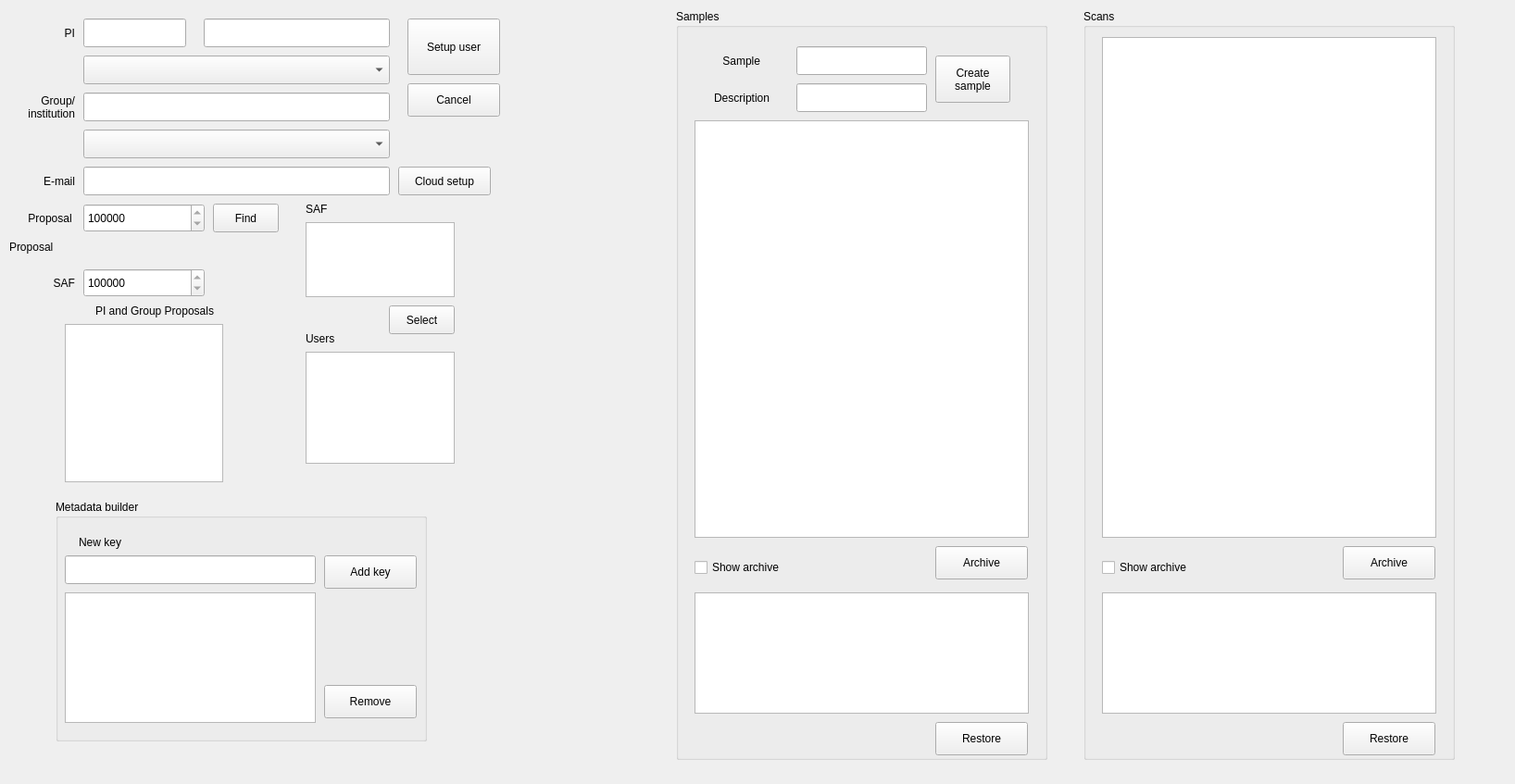
<?xml version="1.0" encoding="UTF-8"?>
<ui version="4.0">
 <class>Form</class>
 <widget class="QWidget" name="Form">
  <property name="geometry">
   <rect>
    <x>0</x>
    <y>0</y>
    <width>1636</width>
    <height>847</height>
   </rect>
  </property>
  <property name="windowTitle">
   <string>Form</string>
  </property>
  <widget class="QLabel" name="label">
   <property name="geometry">
    <rect>
     <x>50</x>
     <y>20</y>
     <width>31</width>
     <height>31</height>
    </rect>
   </property>
   <property name="text">
    <string>PI</string>
   </property>
   <property name="alignment">
    <set>Qt::AlignRight|Qt::AlignTrailing|Qt::AlignVCenter</set>
   </property>
  </widget>
  <widget class="QLabel" name="label_2">
   <property name="geometry">
    <rect>
     <x>10</x>
     <y>100</y>
     <width>71</width>
     <height>31</height>
    </rect>
   </property>
   <property name="text">
    <string>Group/
institution</string>
   </property>
   <property name="alignment">
    <set>Qt::AlignRight|Qt::AlignTrailing|Qt::AlignVCenter</set>
   </property>
  </widget>
  <widget class="QGroupBox" name="groupBox">
   <property name="geometry">
    <rect>
     <x>730</x>
     <y>10</y>
     <width>401</width>
     <height>811</height>
    </rect>
   </property>
   <property name="title">
    <string>Samples</string>
   </property>
   <widget class="QPushButton" name="pushButton_archive_samples">
    <property name="geometry">
     <rect>
      <x>280</x>
      <y>580</y>
      <width>100</width>
      <height>36</height>
     </rect>
    </property>
    <property name="text">
     <string>Archive</string>
    </property>
   </widget>
   <widget class="QPushButton" name="pushButton_restore_samples">
    <property name="enabled">
     <bool>true</bool>
    </property>
    <property name="geometry">
     <rect>
      <x>280</x>
      <y>770</y>
      <width>100</width>
      <height>36</height>
     </rect>
    </property>
    <property name="text">
     <string>Restore</string>
    </property>
   </widget>
   <widget class="QCheckBox" name="checkBox_show_archived_samples">
    <property name="geometry">
     <rect>
      <x>20</x>
      <y>590</y>
      <width>141</width>
      <height>26</height>
     </rect>
    </property>
    <property name="text">
     <string>Show archive</string>
    </property>
   </widget>
   <widget class="QListWidget" name="listWidget_samples_archived">
    <property name="enabled">
     <bool>true</bool>
    </property>
    <property name="geometry">
     <rect>
      <x>20</x>
      <y>630</y>
      <width>361</width>
      <height>131</height>
     </rect>
    </property>
    <property name="selectionMode">
     <enum>QAbstractItemView::ExtendedSelection</enum>
    </property>
   </widget>
   <widget class="QLineEdit" name="lineEdit_sample_comment">
    <property name="geometry">
     <rect>
      <x>130</x>
      <y>80</y>
      <width>141</width>
      <height>31</height>
     </rect>
    </property>
    <property name="readOnly">
     <bool>false</bool>
    </property>
   </widget>
   <widget class="QLineEdit" name="lineEdit_sample_name">
    <property name="geometry">
     <rect>
      <x>130</x>
      <y>40</y>
      <width>141</width>
      <height>31</height>
     </rect>
    </property>
    <property name="readOnly">
     <bool>false</bool>
    </property>
    <property name="clearButtonEnabled">
     <bool>false</bool>
    </property>
   </widget>
   <widget class="QLabel" name="label_11">
    <property name="geometry">
     <rect>
      <x>20</x>
      <y>80</y>
      <width>81</width>
      <height>31</height>
     </rect>
    </property>
    <property name="text">
     <string>Description</string>
    </property>
    <property name="alignment">
     <set>Qt::AlignRight|Qt::AlignTrailing|Qt::AlignVCenter</set>
    </property>
   </widget>
   <widget class="QLabel" name="label_10">
    <property name="geometry">
     <rect>
      <x>20</x>
      <y>40</y>
      <width>71</width>
      <height>31</height>
     </rect>
    </property>
    <property name="text">
     <string>Sample</string>
    </property>
    <property name="alignment">
     <set>Qt::AlignRight|Qt::AlignTrailing|Qt::AlignVCenter</set>
    </property>
   </widget>
   <widget class="QPushButton" name="push_create_sample">
    <property name="geometry">
     <rect>
      <x>280</x>
      <y>50</y>
      <width>81</width>
      <height>51</height>
     </rect>
    </property>
    <property name="text">
     <string>Create
sample</string>
    </property>
   </widget>
   <widget class="QListWidget" name="listWidget_samples">
    <property name="geometry">
     <rect>
      <x>20</x>
      <y>120</y>
      <width>361</width>
      <height>451</height>
     </rect>
    </property>
    <property name="selectionMode">
     <enum>QAbstractItemView::ExtendedSelection</enum>
    </property>
   </widget>
  </widget>
  <widget class="QGroupBox" name="groupBox_3">
   <property name="geometry">
    <rect>
     <x>60</x>
     <y>540</y>
     <width>401</width>
     <height>261</height>
    </rect>
   </property>
   <property name="title">
    <string>Metadata builder </string>
   </property>
   <widget class="QListWidget" name="listWidget_metadata">
    <property name="geometry">
     <rect>
      <x>10</x>
      <y>100</y>
      <width>271</width>
      <height>141</height>
     </rect>
    </property>
   </widget>
   <widget class="QLabel" name="label_3">
    <property name="geometry">
     <rect>
      <x>10</x>
      <y>30</y>
      <width>61</width>
      <height>31</height>
     </rect>
    </property>
    <property name="text">
     <string>New key</string>
    </property>
    <property name="alignment">
     <set>Qt::AlignRight|Qt::AlignTrailing|Qt::AlignVCenter</set>
    </property>
   </widget>
   <widget class="QPushButton" name="pushButton_remove_metadata_key">
    <property name="geometry">
     <rect>
      <x>290</x>
      <y>200</y>
      <width>100</width>
      <height>36</height>
     </rect>
    </property>
    <property name="text">
     <string>Remove</string>
    </property>
   </widget>
   <widget class="QPushButton" name="pushButton_add_metadata_key">
    <property name="geometry">
     <rect>
      <x>290</x>
      <y>60</y>
      <width>100</width>
      <height>36</height>
     </rect>
    </property>
    <property name="text">
     <string>Add key</string>
    </property>
   </widget>
   <widget class="QLineEdit" name="lineEdit_new_metadata_key">
    <property name="geometry">
     <rect>
      <x>10</x>
      <y>60</y>
      <width>271</width>
      <height>31</height>
     </rect>
    </property>
    <property name="readOnly">
     <bool>false</bool>
    </property>
   </widget>
  </widget>
  <widget class="QPushButton" name="pushButton_setup_user">
   <property name="geometry">
    <rect>
     <x>440</x>
     <y>20</y>
     <width>100</width>
     <height>61</height>
    </rect>
   </property>
   <property name="text">
    <string>Setup user</string>
   </property>
   <property name="checkable">
    <bool>true</bool>
   </property>
  </widget>
  <widget class="QGroupBox" name="groupBox_2">
   <property name="geometry">
    <rect>
     <x>1170</x>
     <y>10</y>
     <width>401</width>
     <height>811</height>
    </rect>
   </property>
   <property name="title">
    <string>Scans</string>
   </property>
   <widget class="QListWidget" name="listWidget_scans">
    <property name="geometry">
     <rect>
      <x>20</x>
      <y>30</y>
      <width>361</width>
      <height>541</height>
     </rect>
    </property>
    <property name="selectionMode">
     <enum>QAbstractItemView::ExtendedSelection</enum>
    </property>
   </widget>
   <widget class="QPushButton" name="pushButton_archive_scans">
    <property name="geometry">
     <rect>
      <x>280</x>
      <y>580</y>
      <width>100</width>
      <height>36</height>
     </rect>
    </property>
    <property name="text">
     <string>Archive</string>
    </property>
   </widget>
   <widget class="QPushButton" name="pushButton_restore_scans">
    <property name="enabled">
     <bool>true</bool>
    </property>
    <property name="geometry">
     <rect>
      <x>280</x>
      <y>770</y>
      <width>100</width>
      <height>36</height>
     </rect>
    </property>
    <property name="text">
     <string>Restore</string>
    </property>
   </widget>
   <widget class="QCheckBox" name="checkBox_show_archived_scans">
    <property name="geometry">
     <rect>
      <x>20</x>
      <y>590</y>
      <width>141</width>
      <height>26</height>
     </rect>
    </property>
    <property name="text">
     <string>Show archive</string>
    </property>
   </widget>
   <widget class="QListWidget" name="listWidget_scans_archived">
    <property name="enabled">
     <bool>true</bool>
    </property>
    <property name="geometry">
     <rect>
      <x>20</x>
      <y>630</y>
      <width>361</width>
      <height>131</height>
     </rect>
    </property>
    <property name="selectionMode">
     <enum>QAbstractItemView::ExtendedSelection</enum>
    </property>
   </widget>
  </widget>
  <widget class="QComboBox" name="comboBox_affiliations">
   <property name="geometry">
    <rect>
     <x>90</x>
     <y>140</y>
     <width>331</width>
     <height>31</height>
    </rect>
   </property>
  </widget>
  <widget class="QLabel" name="label_4">
   <property name="geometry">
    <rect>
     <x>10</x>
     <y>220</y>
     <width>71</width>
     <height>31</height>
    </rect>
   </property>
   <property name="text">
    <string>Proposal </string>
   </property>
   <property name="alignment">
    <set>Qt::AlignRight|Qt::AlignTrailing|Qt::AlignVCenter</set>
   </property>
  </widget>
  <widget class="QLabel" name="label_5">
   <property name="geometry">
    <rect>
     <x>40</x>
     <y>290</y>
     <width>41</width>
     <height>31</height>
    </rect>
   </property>
   <property name="text">
    <string>SAF</string>
   </property>
   <property name="alignment">
    <set>Qt::AlignRight|Qt::AlignTrailing|Qt::AlignVCenter</set>
   </property>
  </widget>
  <widget class="QComboBox" name="comboBox_users">
   <property name="geometry">
    <rect>
     <x>90</x>
     <y>60</y>
     <width>331</width>
     <height>31</height>
    </rect>
   </property>
  </widget>
  <widget class="QListWidget" name="listWidget_group_proposals">
   <property name="geometry">
    <rect>
     <x>70</x>
     <y>350</y>
     <width>171</width>
     <height>171</height>
    </rect>
   </property>
  </widget>
  <widget class="QLabel" name="label_6">
   <property name="geometry">
    <rect>
     <x>70</x>
     <y>320</y>
     <width>161</width>
     <height>31</height>
    </rect>
   </property>
   <property name="text">
    <string>PI and Group Proposals</string>
   </property>
   <property name="alignment">
    <set>Qt::AlignRight|Qt::AlignTrailing|Qt::AlignVCenter</set>
   </property>
  </widget>
  <widget class="QSpinBox" name="spinBox_proposal">
   <property name="geometry">
    <rect>
     <x>90</x>
     <y>220</y>
     <width>131</width>
     <height>31</height>
    </rect>
   </property>
   <property name="minimum">
    <number>300000</number>
   </property>
   <property name="maximum">
    <number>710000</number>
   </property>
  </widget>
  <widget class="QLineEdit" name="lineEdit_user_first">
   <property name="geometry">
    <rect>
     <x>90</x>
     <y>20</y>
     <width>111</width>
     <height>31</height>
    </rect>
   </property>
   <property name="readOnly">
    <bool>false</bool>
   </property>
  </widget>
  <widget class="QLineEdit" name="lineEdit_affiliation">
   <property name="geometry">
    <rect>
     <x>90</x>
     <y>100</y>
     <width>331</width>
     <height>31</height>
    </rect>
   </property>
   <property name="readOnly">
    <bool>false</bool>
   </property>
  </widget>
  <widget class="QLineEdit" name="lineEdit_user_last">
   <property name="geometry">
    <rect>
     <x>220</x>
     <y>20</y>
     <width>201</width>
     <height>31</height>
    </rect>
   </property>
   <property name="readOnly">
    <bool>false</bool>
   </property>
  </widget>
  <widget class="QPushButton" name="pushButton_find_proposal">
   <property name="enabled">
    <bool>true</bool>
   </property>
   <property name="geometry">
    <rect>
     <x>230</x>
     <y>220</y>
     <width>71</width>
     <height>31</height>
    </rect>
   </property>
   <property name="text">
    <string>Find</string>
   </property>
   <property name="checkable">
    <bool>false</bool>
   </property>
  </widget>
  <widget class="QLabel" name="label_7">
   <property name="geometry">
    <rect>
     <x>330</x>
     <y>210</y>
     <width>31</width>
     <height>31</height>
    </rect>
   </property>
   <property name="text">
    <string>SAF</string>
   </property>
   <property name="alignment">
    <set>Qt::AlignLeading|Qt::AlignLeft|Qt::AlignVCenter</set>
   </property>
  </widget>
  <widget class="QLabel" name="label_8">
   <property name="geometry">
    <rect>
     <x>330</x>
     <y>350</y>
     <width>111</width>
     <height>31</height>
    </rect>
   </property>
   <property name="text">
    <string>Users</string>
   </property>
   <property name="alignment">
    <set>Qt::AlignLeading|Qt::AlignLeft|Qt::AlignVCenter</set>
   </property>
  </widget>
  <widget class="QPushButton" name="pushButton_select_saf">
   <property name="enabled">
    <bool>true</bool>
   </property>
   <property name="geometry">
    <rect>
     <x>420</x>
     <y>330</y>
     <width>71</width>
     <height>31</height>
    </rect>
   </property>
   <property name="text">
    <string>Select</string>
   </property>
   <property name="checkable">
    <bool>true</bool>
   </property>
  </widget>
  <widget class="QListWidget" name="listWidget_safs">
   <property name="geometry">
    <rect>
     <x>330</x>
     <y>240</y>
     <width>161</width>
     <height>81</height>
    </rect>
   </property>
  </widget>
  <widget class="QListWidget" name="listWidget_experimenters">
   <property name="geometry">
    <rect>
     <x>330</x>
     <y>380</y>
     <width>161</width>
     <height>121</height>
    </rect>
   </property>
  </widget>
  <widget class="QLineEdit" name="lineEdit_email">
   <property name="geometry">
    <rect>
     <x>90</x>
     <y>180</y>
     <width>331</width>
     <height>31</height>
    </rect>
   </property>
   <property name="readOnly">
    <bool>false</bool>
   </property>
  </widget>
  <widget class="QLabel" name="label_9">
   <property name="geometry">
    <rect>
     <x>20</x>
     <y>180</y>
     <width>61</width>
     <height>31</height>
    </rect>
   </property>
   <property name="text">
    <string>E-mail</string>
   </property>
   <property name="alignment">
    <set>Qt::AlignRight|Qt::AlignTrailing|Qt::AlignVCenter</set>
   </property>
  </widget>
  <widget class="QPushButton" name="pushButton_setup_user_2">
   <property name="geometry">
    <rect>
     <x>430</x>
     <y>180</y>
     <width>100</width>
     <height>31</height>
    </rect>
   </property>
   <property name="text">
    <string>Cloud setup</string>
   </property>
   <property name="checkable">
    <bool>true</bool>
   </property>
  </widget>
  <widget class="QSpinBox" name="spinBox_saf">
   <property name="geometry">
    <rect>
     <x>90</x>
     <y>290</y>
     <width>131</width>
     <height>31</height>
    </rect>
   </property>
   <property name="minimum">
    <number>310000</number>
   </property>
   <property name="maximum">
    <number>710000</number>
   </property>
  </widget>
  <widget class="QPushButton" name="pushButton_cancel_setup">
   <property name="geometry">
    <rect>
     <x>440</x>
     <y>90</y>
     <width>100</width>
     <height>36</height>
    </rect>
   </property>
   <property name="text">
    <string>Cancel</string>
   </property>
  </widget>
  <widget class="QLabel" name="label_proposal_title">
   <property name="geometry">
    <rect>
     <x>10</x>
     <y>260</y>
     <width>311</width>
     <height>31</height>
    </rect>
   </property>
   <property name="text">
    <string>Proposal </string>
   </property>
   <property name="alignment">
    <set>Qt::AlignLeading|Qt::AlignLeft|Qt::AlignTop</set>
   </property>
  </widget>
 </widget>
 <resources/>
 <connections/>
</ui>
